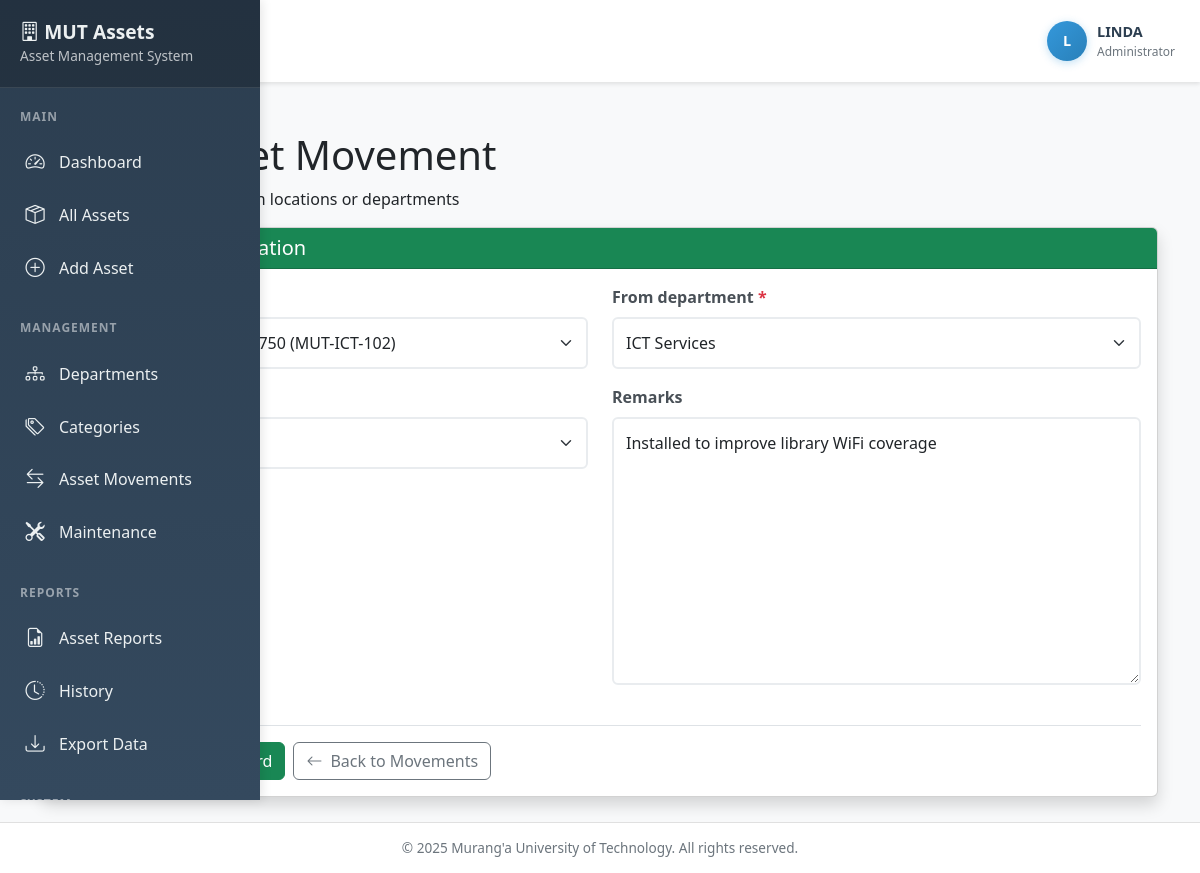
Screenshot of /movements/8/edit/ (signed in) with the database file from the repository.
### assets/models.py (models this page shows, shortened)
class AssetMovement(models.Model):
    asset = models.ForeignKey(Asset, on_delete=models.CASCADE)
    from_department = models.ForeignKey(Department, related_name='moved_from', on_delete=models.SET_NULL, null=True)
    to_department = models.ForeignKey(Department, related_name='moved_to', on_delete=models.SET_NULL, null=True)
    moved_by = models.ForeignKey(User, on_delete=models.SET_NULL, null=True)
    date_moved = models.DateTimeField(auto_now_add=True)
    remarks = models.TextField(blank=True)
    class Meta:
        ordering = ['-date_moved']

### assets/views.py (the view)
# urls.py: path('movements/<int:id>/edit/', views.edit_movement, name='edit_movement'),
@login_required
def edit_movement(request, id):
    movement = get_object_or_404(AssetMovement, id=id)
    if request.method == 'POST':
        form = MovementForm(request.POST, instance=movement)
        if form.is_valid():
            form.save()
            messages.success(request, "Movement record updated successfully.")
            return redirect('movement_list')
    else:
        form = MovementForm(instance=movement)
    return render(request, 'assets/movement_form.html', {
        'form': form,
        'title': 'Edit Movement'
    })

### assets/forms.py
class MovementForm(forms.ModelForm):
    class Meta:
        model = AssetMovement
        fields = ['asset', 'from_department', 'to_department', 'remarks']

### assets/models.py (called while the page is built)
    def __str__(self):
        return self.name

    def __str__(self):
        return f"{self.name} ({self.serial_number})"

### templates/assets/movement_form.html (shortened to what this page needs)
{% extends 'base.html' %}
{% load static %}
{% block content %}
<div class="container mt-4">
  <div class="page-header">
    <h1 class="page-title">Record Asset Movement</h1>
    <p class="page-subtitle">Track asset transfers between locations or departments</p>
  </div>
  <div class="card shadow">
    <div class="card-header bg-success text-white">
      <h5 class="card-title mb-0">
        <i class="bi bi-arrow-left-right me-2"></i>Movement Information
      </h5>
    </div>
    <div class="card-body">
      <form method="post" class="needs-validation" novalidate>
        <div class="row">
          {% for field in form %}
          <div class="col-md-6 mb-3">
            <label for="{{ field.id_for_label }}" class="form-label fw-semibold">
              {{ field.label }}
              {% if field.field.required %}<span class="text-danger">*</span>{% endif %}
            </label>
            {{ field }}
          </div>
          {% endfor %}
        </div>
        <div class="mt-4 pt-3 border-top">
          <div class="d-flex gap-2">
            <button type="submit" class="btn btn-success">
              <i class="bi bi-save me-2"></i>Save Movement Record
            </button>
            <a href="{% url 'movement_list' %}" class="btn btn-outline-secondary">
              <i class="bi bi-arrow-left me-2"></i>Back to Movements
            </a>
          </div>
        </div>
      </form>
    </div>
  </div>
</div>
{% endblock %}

### templates/base.html (shortened to what this page needs)
{% load static %}
<!DOCTYPE html>
<html lang="en">
<head>
    <link href="https://cdn.jsdelivr.net/npm/bootstrap@5.3.0/dist/css/bootstrap.min.css" rel="stylesheet">
    <link rel="stylesheet" href="https://cdn.jsdelivr.net/npm/bootstrap-icons@1.11.0/font/bootstrap-icons.css">
</head>
<body>
    <div class="sidebar" id="sidebar">
        <div class="sidebar-header">
            <h3><i class="bi bi-building"></i> MUT Assets</h3>
            <small>Asset Management System</small>
        </div>
        <div class="sidebar-menu">
            <div class="menu-section">
                <div class="menu-section-title">Main</div>
                <a href="{% url 'dashboard' %}" class="{% if request.resolver_match.url_name == 'dashboard' %}active{% endif %}">
                    <i class="bi bi-speedometer2"></i>
                    <span>Dashboard</span>
                </a>
                <a href="#" class="{% if request.resolver_match.url_name == 'asset_list' %}active{% endif %}">
                    <i class="bi bi-box-seam"></i>
                    <span>All Assets</span>
                </a>
                <a href="#" class="{% if request.resolver_match.url_name == 'asset_create' %}active{% endif %}">
                    <i class="bi bi-plus-circle"></i>
                    <span>Add Asset</span>
                </a>
            </div>
            <div class="menu-section">
                <div class="menu-section-title">Management</div>
                <a href="#" class="{% if request.resolver_match.url_name == 'department_list' %}active{% endif %}">
                    <i class="bi bi-diagram-3"></i>
                    <span>Departments</span>
                </a>
                <a href="#" class="{% if request.resolver_match.url_name == 'category_list' %}active{% endif %}">
                    <i class="bi bi-tags"></i>
                    <span>Categories</span>
                </a>
                <a href="#" class="{% if request.resolver_match.url_name == 'movement_list' %}active{% endif %}">
                    <i class="bi bi-arrow-left-right"></i>
                    <span>Asset Movements</span>
                </a>
                <a href="#" class="{% if request.resolver_match.url_name == 'maintenance_list' %}active{% endif %}">
                    <i class="bi bi-tools"></i>
                    <span>Maintenance</span>
                </a>
            </div>
            <div class="menu-section">
                <div class="menu-section-title">Reports</div>
                <a href="#" class="{% if request.resolver_match.url_name == 'reports' %}active{% endif %}">
                    <i class="bi bi-file-earmark-bar-graph"></i>
                    <span>Asset Reports</span>
                </a>
                <a href="#" class="{% if request.resolver_match.url_name == 'history' %}active{% endif %}">
                    <i class="bi bi-clock-history"></i>
                    <span>History</span>
                </a>
                <a href="#" class="{% if request.resolver_match.url_name == 'export' %}active{% endif %}">
                    <i class="bi bi-download"></i>
                    <span>Export Data</span>
                </a>
            </div>
            <div class="menu-section">
                <div class="menu-section-title">System</div>
            </div>
        </div>
    </div>
    <div class="main-content" id="mainContent">
        <div class="top-navbar">
            <div class="navbar-left">
                <button class="menu-toggle" id="menuToggle" aria-label="Toggle Navigation Menu">
                    <i class="bi bi-list"></i>
                </button>
                <span class="navbar-title">{% block page_title %}Dashboard{% endblock %}</span>
            </div>
            <div class="navbar-right">
                <div class="user-info">
                    <div class="user-avatar" title="{{ user.get_full_name|default:user.username }}">
                        {% if user.first_name and user.last_name %}
                            {{ user.first_name|first|upper }}{{ user.last_name|first|upper }}
                        {% else %}
                            {{ user.username|first|upper }}
                        {% endif %}
                    </div>
                    <div class="user-details">
                        <span class="user-name">{{ user.get_full_name|default:user.username }}</span>
                        <span class="user-role">
                            {% if user.is_superuser %}
                                Administrator
                            {% else %}
                                Staff Member
                            {% endif %}
                        </span>
                    </div>
                </div>
            </div>
        </div>
        <div class="content-area">
            {% block content %}{% endblock %}
        </div>
        <div class="footer">
            &copy; 2025 Murang'a University of Technology. All rights reserved.
        </div>
    </div>
</body>
</html>

### templates/base.html (style rules this page uses)
:root { --sidebar-width: 260px; --primary-color: #2c3e50; --secondary-color: #34495e; --accent-color: #3498db; --hover-color: #2980b9; --text-light: #ecf0f1; --border-color: #e0e0e0; --success-color: #27ae60; --warning-color: #f39c12; --danger-color: #e74c3c; }
* { margin: 0; padding: 0; box-sizing: border-box; }
body { font-family: 'Segoe UI', Tahoma, Geneva, Verdana, sans-serif; background-color: #f8f9fa; overflow-x: hidden; }
.sidebar { position: fixed; top: 0; left: -var(--sidebar-width); width: var(--sidebar-width); height: 100vh; background: linear-gradient(180deg, var(--primary-color) 0%, var(--secondary-color) 100%); transition: left 0.3s ease-in-out; z-index: 1000; box-shadow: 2px 0 10px rgba(0,0,0,0.1); overflow-y: auto; }
.sidebar-header { padding: 20px; background: rgba(0,0,0,0.2); border-bottom: 1px solid rgba(255,255,255,0.1); }
.sidebar-header h3 { color: var(--text-light); font-size: 1.2rem; margin: 0; font-weight: 600; }
.sidebar-header small { color: rgba(255,255,255,0.7); font-size: 0.85rem; }
.sidebar-menu { padding: 20px 0; }
.menu-section { margin-bottom: 25px; }
.menu-section-title { color: rgba(255,255,255,0.5); font-size: 0.75rem; text-transform: uppercase; letter-spacing: 1px; padding: 0 20px; margin-bottom: 10px; font-weight: 600; }
.sidebar-menu a { display: flex; align-items: center; padding: 12px 20px; color: var(--text-light); text-decoration: none; transition: all 0.3s ease; border-left: 3px solid transparent; }
.sidebar-menu a i { font-size: 1.2rem; margin-right: 12px; width: 24px; text-align: center; }
.main-content { margin-left: 0; transition: margin-left 0.3s ease-in-out; min-height: 100vh; display: flex; flex-direction: column; }
.top-navbar { background: white; box-shadow: 0 2px 4px rgba(0,0,0,0.1); padding: 15px 25px; display: flex; justify-content: space-between; align-items: center; position: sticky; top: 0; z-index: 999; }
.navbar-left { display: flex; align-items: center; gap: 15px; }
.menu-toggle { background: none; border: none; font-size: 1.5rem; color: var(--primary-color); cursor: pointer; padding: 8px 12px; border-radius: 8px; transition: all 0.3s; display: flex; align-items: center; justify-content: center; }
.navbar-title { font-size: 1.3rem; font-weight: 600; color: var(--primary-color); }
.navbar-right { display: flex; align-items: center; gap: 20px; }
.user-info { display: flex; align-items: center; gap: 10px; }
.user-avatar { width: 40px; height: 40px; border-radius: 50%; background: linear-gradient(135deg, var(--accent-color), var(--hover-color)); display: flex; align-items: center; justify-content: center; color: white; font-weight: 600; font-size: 0.9rem; box-shadow: 0 2px 8px rgba(52, 152, 219, 0.3); }
.user-details { display: flex; flex-direction: column; }
.user-name { font-weight: 600; color: var(--primary-color); font-size: 0.9rem; }
.user-role { font-size: 0.75rem; color: #6c757d; }
.content-area { padding: 25px; flex: 1; }
.footer { background: white; padding: 15px 25px; text-align: center; color: #6c757d; font-size: 0.85rem; border-top: 1px solid var(--border-color); margin-top: auto; }
a, button, .menu-toggle { -webkit-tap-highlight-color: transparent; }

### templates/assets/movement_form.html (style rules this page uses)
.form-control, .form-select { border: 2px solid #e9ecef; border-radius: 6px; padding: 0.75rem; transition: all 0.3s ease; }
.form-label { color: #495057; margin-bottom: 0.5rem; }

### rows the page displays
AssetMovement: form "TP-Link Access Point AC1750 (MUT-ICT-102)" "ICT Services" "University Library" "Installed to improve library WiFi coverage"

### other values shown
{{ user.username|first|upper }} "L"
{{ user.get_full_name|default:user.username }} "LINDA"
{{ field.label }} "From department" "Remarks"
